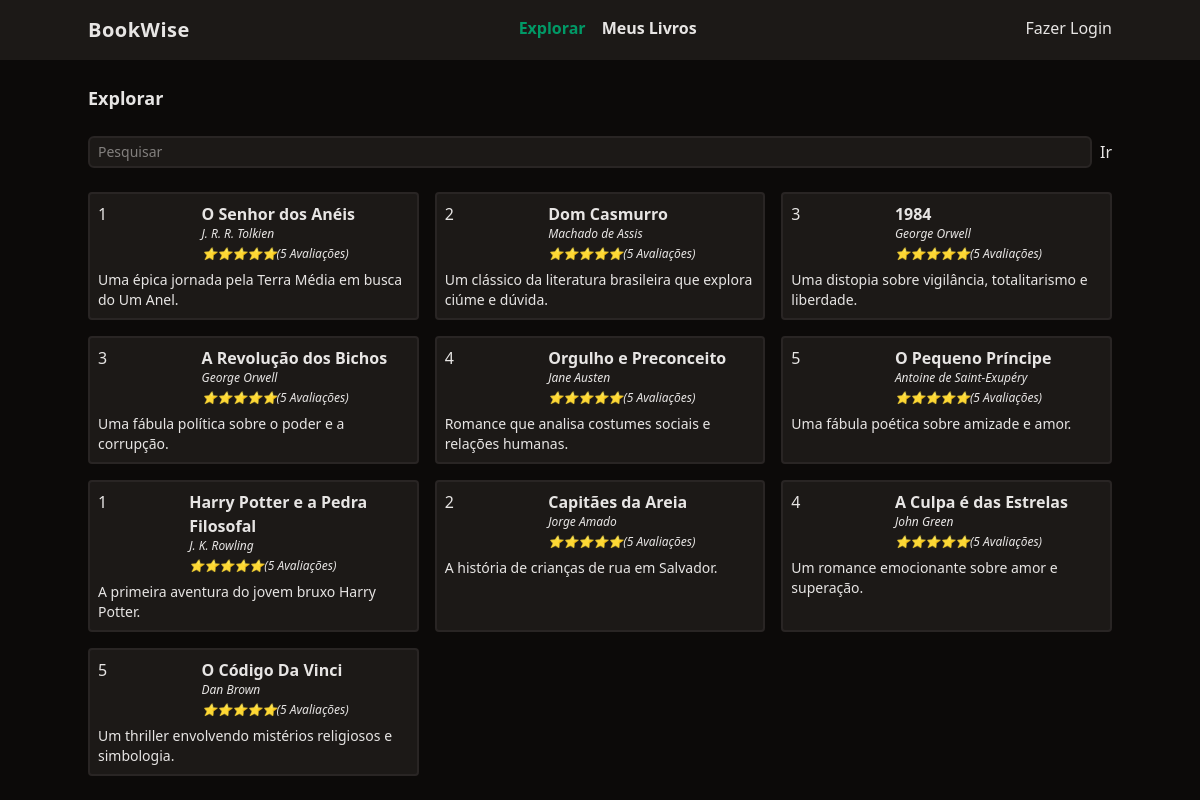
The page / on the database its author committed.
### tables this page shows
CREATE TABLE IF NOT EXISTS `books` (
  `id` INT NOT NULL AUTO_INCREMENT,
  `title` VARCHAR(255) NOT NULL,
  `author` VARCHAR(100) NOT NULL,
  `description` TEXT NOT NULL,
  `release_year` INT NOT NULL,
  `user_id` INT NOT NULL,
  PRIMARY KEY (`id`),
  UNIQUE INDEX `ID_UNIQUE` (`id` ASC),
  FOREIGN KEY (`user_id`) REFERENCES `users`(`id`)
    ON DELETE CASCADE
    ON UPDATE CASCADE
);

### functions.php (called while the page is built, shortened)
<?php
function view($view, $data = [])
{
    require 'views/template/app.php';
}
function auth(){
    if(!isset($_SESSION['auth'])){
        return null;
    }
    return $_SESSION['auth'];
}
?>

### controllers/index.controller.php (called while the page is built)
<?php
$search = $_REQUEST["pesquisar"] ?? "";
$livros = (new DB)->query(
    'SELECT * FROM books WHERE title LIKE :pesquisar',
    Livro::class,
    [':pesquisar' => "%$search%"]
)->fetchAll();
view('index', compact('livros'));
?>

### routes.php (called while the page is built, shortened)
<?php
$controller = str_replace('/', '', parse_url($_SERVER['REQUEST_URI'])['path']);
if (!$controller){
    $controller = 'index';
}
require "controllers/{$controller}.controller.php";
?>

### index.php (called while the page is built, shortened)
<?php
require "db/database.php";
require "functions.php";
require "routes.php";
?>

### db/database.php (called while the page is built)
<?php
class DB
{
    private function getConnection()
    {
        $host = '127.0.0.1';
        $port = '3307';
        $database = 'bookwise-db';
        $user = 'admin';
        $pass = 'bookwise123';
        $charset = 'utf8mb4';
        $dsn = "mysql:host=$host;port=$port;dbname=$database;charset=$charset";
        $options = [
            PDO::ATTR_DEFAULT_FETCH_MODE => PDO::FETCH_ASSOC,
            PDO::ATTR_ERRMODE => PDO::ERRMODE_EXCEPTION
        ];
        $pdo = new PDO($dsn, $user, $pass, $options);
        return $pdo;
    }
    public function query($query, $class = null, $params = [])
    {
        $prepare = $this->getConnection()->prepare($query);
        if ($class) {
            $prepare->setFetchMode(PDO::FETCH_CLASS, $class);
        }
        $prepare->execute($params);
        return $prepare;
    }
}
?>

### views/index.view.php (the view)
<h1 class="mt-6 font-bold text-lg">Explorar</h1>
<div>
    <form class="w-full flex space-x-2 mt-6">
        <input type="text"
            name="pesquisar"
            class="border-stone-800 border-2 rounded-md bg-stone-900 text-sm focus:outline-none px-2 py-1 w-full"
            placeholder="Pesquisar" name="search" />
        <button type="submit">Ir</button>
    </form>
</div>
<section class="grid gap-4 grid-cols-1 md:grid-cols-2 lg:grid-cols-3">
    <?php foreach ($livros as $livro): ?>
        <div class="p-2 rounded border-stone-800 border-2 bg-stone-900">
            <div class="flex">
                <div class="w-1/3"><?= $livro->user_id; ?></div>
                <div class="space-y-1">
                    <a href="/livro?id=<?= $livro->id; ?>" class="font-semibold hover:underline"><?= $livro->title ?></a>
                    <div class="text-xs italic"><?= $livro->author ?></div>
                    <div class="text-xs italic">⭐⭐⭐⭐⭐(5 Avaliações)</div>
                </div>
            </div>
            <div class="text-sm mt-2"><?= $livro->description ?></div>
        </div>
    <?php endforeach; ?>
</section>

### views/template/app.php (shortened to what this page needs)
<!DOCTYPE html>
<html lang="pt-br">
<head>
    <script src="https://cdn.jsdelivr.net/npm/@tailwindcss/browser@4"></script>
</head>
<body class="bg-stone-950 text-stone-200">
    <header class="bg-stone-900">
        <nav class="mx-auto max-w-screen-lg flex justify-between py-4">
            <div class="font-bold text-xl tracking-wide">BookWise</div>
            <ul class="flex space-x-4 font-bold">
                <li><a href="/" class="text-emerald-600">Explorar</a></li>
                <li><a href="/meus-livros" class="hover:underline">Meus Livros</a></li>
            </ul>
            <ul>
                <?php if (auth()): ?>
                    <li><a href="/logout">Olá, <?= (auth())->name ?></a></li>
                <?php else: ?>
                    <li><a href="/login">Fazer Login</a></li>
                <?php endif; ?>
            </ul>
        </nav>
    </header>
    <main class="mx-auto max-w-screen-lg space-y-6">
        <?php require "views/{$view}.view.php"; ?>
    </main>
</body>
</html>

### rows shown on the page
books: user "1", title "O Senhor dos Anéis", author "J. R. R. Tolkien", description "Uma épica jornada pela Terra Média em busca do Um Anel."
books: user "2", title "Dom Casmurro", author "Machado de Assis", description "Um clássico da literatura brasileira que explora ciúme e dúvida."
books: user "3", title "1984", author "George Orwell", description "Uma distopia sobre vigilância, totalitarismo e liberdade."
books: user "3", title "A Revolução dos Bichos", author "George Orwell", description "Uma fábula política sobre o poder e a corrupção."
books: user "4", title "Orgulho e Preconceito", author "Jane Austen", description "Romance que analisa costumes sociais e relações humanas."
books: user "5", title "O Pequeno Príncipe", author "Antoine de Saint-Exupéry", description "Uma fábula poética sobre amizade e amor."
books: user "1", title "Harry Potter e a Pedra Filosofal", author "J. K. Rowling", description "A primeira aventura do jovem bruxo Harry Potter."
books: user "2", title "Capitães da Areia", author "Jorge Amado", description "A história de crianças de rua em Salvador."
books: user "4", title "A Culpa é das Estrelas", author "John Green", description "Um romance emocionante sobre amor e superação."
books: user "5", title "O Código Da Vinci", author "Dan Brown", description "Um thriller envolvendo mistérios religiosos e simbologia."
